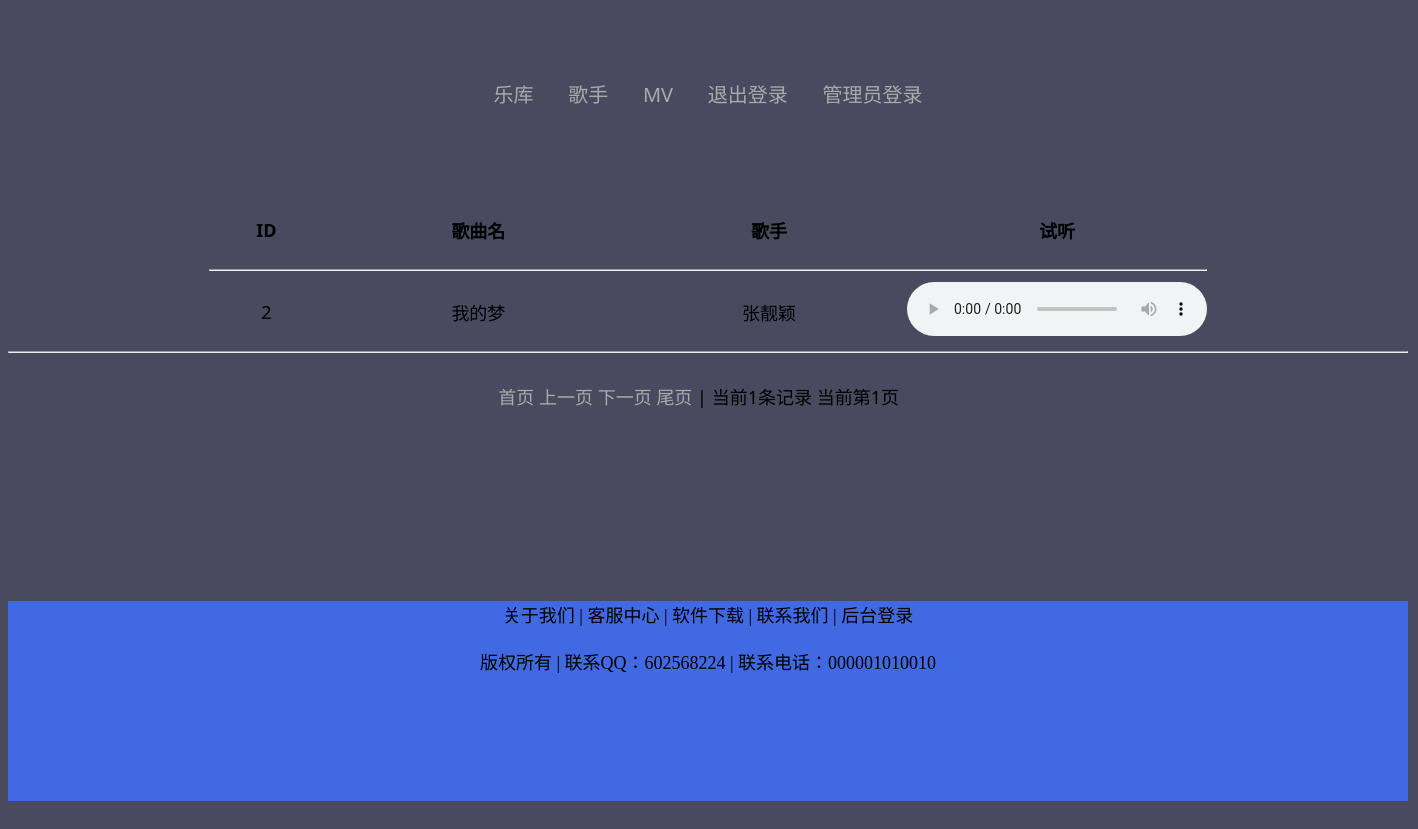
Screenshot of /result.php?words=我的梦 with the database file from the repository.
### tables this page shows
CREATE TABLE `video` (
  `ID` int(11) NOT NULL AUTO_INCREMENT,
  `name` varchar(100) NOT NULL DEFAULT '' COMMENT '音乐名称',
  `actor` varchar(255) NOT NULL DEFAULT '' COMMENT '演唱者',
  `qu` varchar(255) NOT NULL DEFAULT '' COMMENT '作曲者',
  PRIMARY KEY (`ID`)
);

### result.php (the view, shortened to what this page needs)
<!doctype html>
<html>
<head>
<link href="css/table.css" rel="stylesheet" type="text/css"/>
<link href="css/quan.css" rel="stylesheet" type="text/css" />
</head>
<body>
<div id="quan"><div id="ssss">
  <div id="dao"><div class="container">
	<nav>
		<ul>
            <li><a href="index.php">乐库</a></li>
			<li><a href="songer.php">歌手</a></li>
			<li><a href="MV.php">MV</a></li>
            <li><a href="quite.php">退出登录</a></li>
			<li><a href="manager.php">管理员登录</a></li>
		</ul>
	</nav>
    </div>
<p>&nbsp;</p>
<?php
	$wd=$_GET['words'];
	$sqlstr1="select * from video where name like '%$wd%' or actor like '%$wd%' ";
	$rs1=mysql_query($sqlstr1);
$recordcont=mysql_num_rows($rs1);
$pagesize=20;
$pagecount=ceil($recordcont/$pagesize);
$pageno=isset($_GET['pageno'])?$_GET['pageno']:1;
$starno=($pageno-1)*$pagesize;
$sqlstr="select*from video where name like '%$wd%'  or actor like '%$wd%' limit $starno,$pagesize";
   $rs=mysql_query($sqlstr);
   ?>
<table width="1000" border="0" align="center" cellspacing="0">
  <tr>
    <th width="121" height="56" scope="col">ID</th>
    <th width="325" scope="col">歌曲名</th>
    <th width="289" scope="col">歌手</th>
    <th width="257" scope="col">试听</th>
  </tr>
  <?php
      while($row=mysql_fetch_assoc($rs)){
	  ?>
  <tr>
    <td height="20" colspan="5"><hr></td>
  </tr>
  <tr>
    <td height="59"><?php echo $row['ID']?></td>
    <td><?php echo $row['name']?></td>
    <td><?php echo $row['actor']?></td>
    <td><audio controls> <source src="<?php echo $row['qu']?>"></source></audio></td>
  </tr>
  <?php
  }
  ?>
</table>
<hr>
<table width="1000" align="center">
  <tr>
    <td><p><a href="?pageno=1&words=<?php echo $wd ?>">首页</a>
    <a href="?pageno=<?php echo $pageno-1 ?>&words=<?php echo $wd ?>">上一页</a>
    <a href="?pageno=<?php echo $pageno+1 ?>&words=<?php echo $wd ?>">下一页</a>
    <a href="?pageno=<?php echo $pagecount ?>&words=<?php echo $wd ?>">尾页  </a> | 当前<?php echo $recordcont ?>条记录 当前第<?php echo $pageno ?>页 &nbsp;&nbsp;&nbsp;</p></td>
  </tr>
</table>
<p>&nbsp;</p>
<br>
<br>
<div>
	<?php
	require("botton.php")
	?>
</div>
</body>
</html>

### css/table.css (style rules this page uses)
body { background: #494A5F; font-weight: 500; font-size: 1.05em; font-family: "Microsoft YaHei", "宋体", "Segoe UI", "Lucida Grande", Helvetica, Arial, sans-serif, FreeSans, Arimo; color: #D8D8D8; }

### css/quan.css (style rules this page uses)
#quan { float: left; height: 1500px; width: 1400px; }
#dao { float: left; height: 400px; width: 100%; background-image: none; }
body { color: #000000; font-family: 'Goudy Bookletter 1911', serif; font-weight: 500; font-size: large; font-family: "Microsoft YaHei", "宋体", "Segoe UI", "Lucida Grande", Helvetica, Arial, sans-serif, FreeSans, Arimo; background-color: #494A5F; }
div.container { text-align: left; margin: 0px; min-height: 100px; float: left; width: 1400px; }
body nav { text-align: center; margin-top: 60px; margin-bottom: 40px; position: relative; }
ul { list-style-type: none; margin-left: -40px; }
li { display: inline-block; }
a { color: #aaaaaa; text-decoration: none; }
li a { display: block; font-size: 20px; text-align: center; padding: 10px 15px; }
li a:before, li a:after { opacity: 0; border-top: 1px solid white; content: ''; display: block; position: relative; z-index: -1; margin: auto; width: 0px; }
li a:before { top: 0px; transform: rotate(120deg) translateY(-50%) translateX(-50%); }
li a:after { top: 5px; transform: rotate(-60deg) translateY(-50%) translateX(-50%); }
#ssss { float: left; height: 600px; width: 1400px; }

### css/botton.css (style rules this page uses)
body { text-align: center; vertical-align: middle; height: 200px; width: 100%; }

### rows the page displays
video: ID "2", name "我的梦", actor "张靓颖"

### other values shown
$recordcont "1"
$pageno "1"
